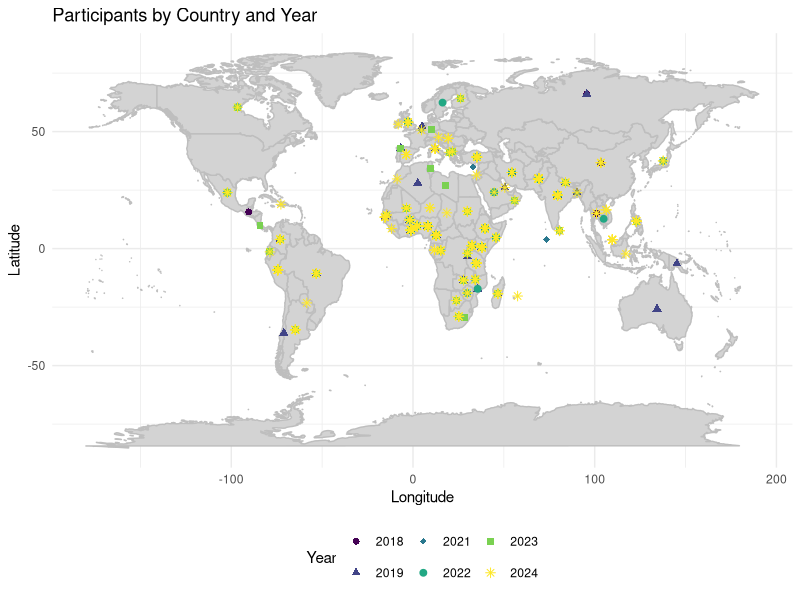

Generate this figure with R:
## ---- chunk 1
library(rnaturalearth)
library(ggplot2)
library(dplyr)
library(sf)
library(readxl) 
participants <- readxl::read_excel("BVBD Applicants Merged.xlsx")
world <- ne_countries(scale = "medium", returnclass = "sf")
world$centroid_lon <- st_coordinates(st_centroid(world$geometry))[, 1]
world$centroid_lat <- st_coordinates(st_centroid(world$geometry))[, 2]
participants_with_centroids <- participants %>%
  left_join(world %>% select(name, centroid_lon, centroid_lat), by = c("Country" = "name"))
ggplot(data = participants_with_centroids) +
  borders("world", colour = "gray", fill = "lightgray") + # Draw the base map
  geom_point(aes(x = centroid_lon, y = centroid_lat, color = as.factor(Year), shape = as.factor(Year)), size = 2) + # Plot points with varying colors and shapes per Year
  scale_color_viridis_d(name = "Year") + # Use a nice color scale for colors
  scale_shape_manual(name = "Year", values = c(16, 17, 18, 19, 15, 8)) + # Manually set shapes, adjust values as needed based on the number of years
  theme_minimal() +
  labs(title = "Participants by Country and Year", x = "Longitude", y = "Latitude", color = "Year", shape = "Year") +
  theme(legend.position = "bottom")
